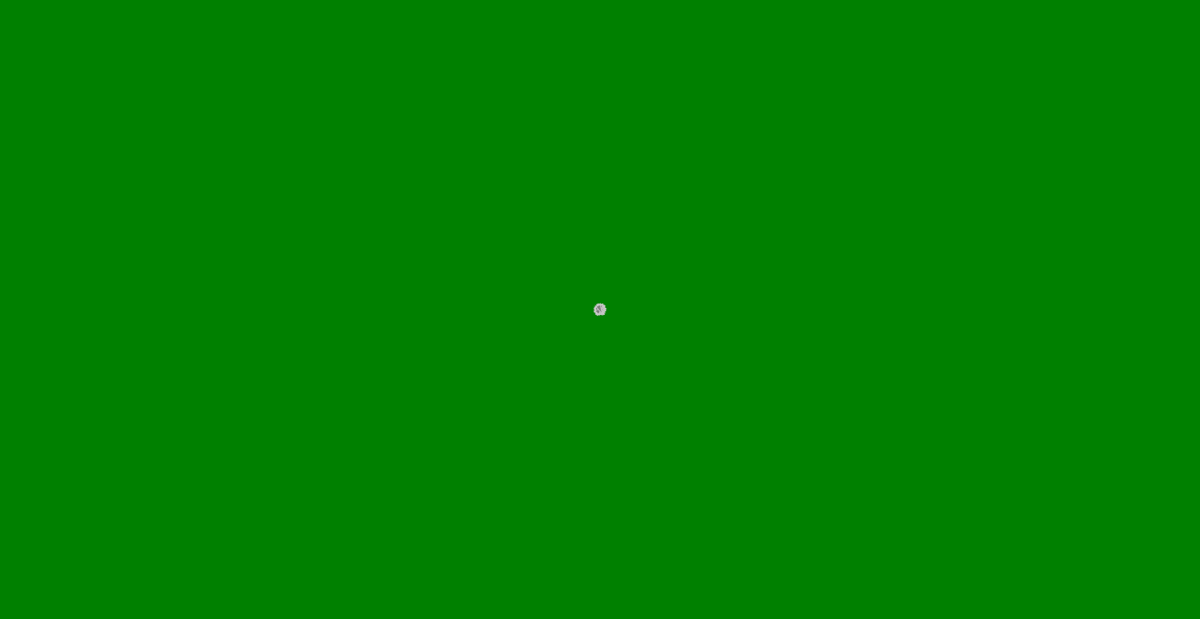
Frame 1 (no input)
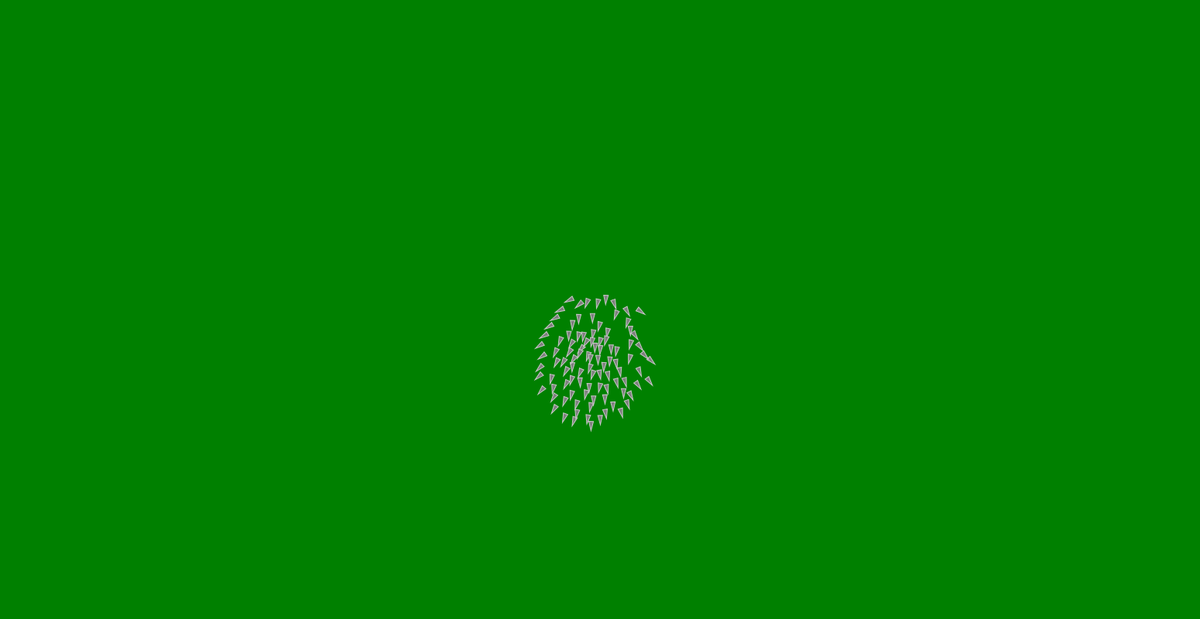
Frame 60 (no input)
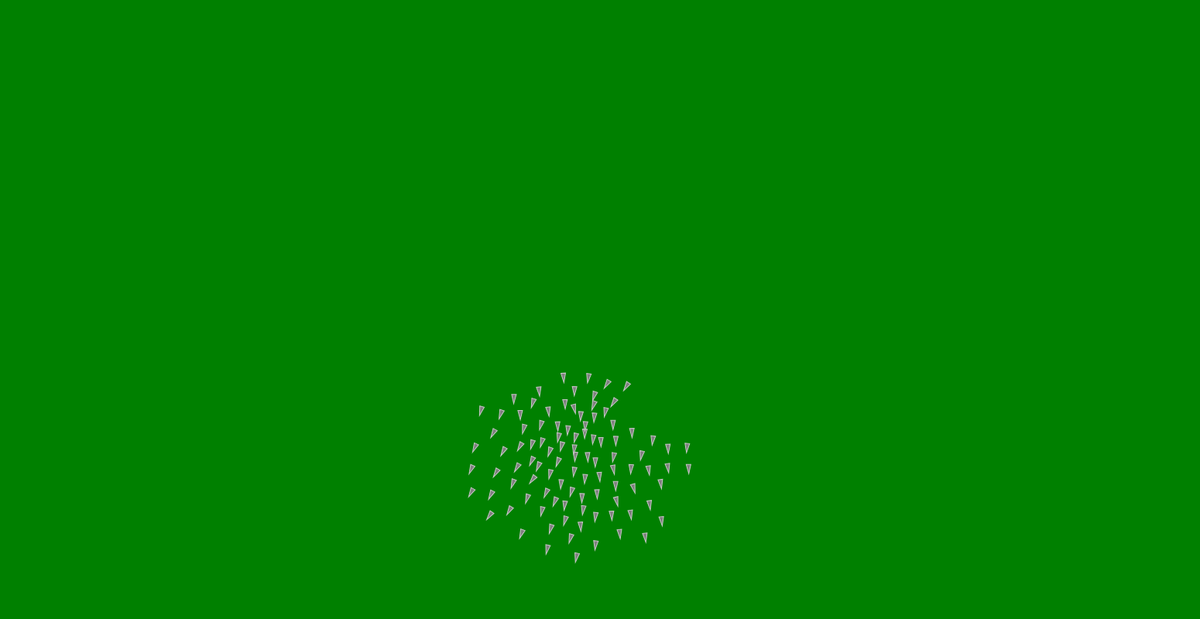
Frame 120 (the mouse pressed at the canvas centre since frame 60)

The p5.js sketch that drew these frames (run headless with seeded random() and noise() and a simulated clock; from frame 60 on, the mouse is pressed at the canvas centre):

// p5.js sketch
// ── sketch.js
let flock;

function setup() {
  createCanvas(1550, 800);
  createP("Professor-Rafael");

  flock = new Flock();
  // Add an initial set of boids into the system
  for (let i = 0; i < 100; i++) {
    let b = new Boid(width / 2,height / 2);
    flock.addBoid(b);
  }
}

function draw() {
  background("green");
  flock.run(100);
}

// Add a new boid into the System
function mouseDragged() {
  flock.addBoid(new Boid(mouseX, mouseY));
}

// The Nature of Code
// Daniel Shiffman
// http://natureofcode.com

// Flock object
// Does very little, simply manages the array of all the boids

function Flock() {
  // An array for all the boids
  this.boids = []; // Initialize the array
}

Flock.prototype.run = function() {
  for (let i = 0; i < this.boids.length; i++) {
    this.boids[i].run(this.boids);  // Passing the entire list of boids to each boid individually
  }
}

Flock.prototype.addBoid = function(b) {
  this.boids.push(b);
}

// The Nature of Code
// Daniel Shiffman
// http://natureofcode.com

// Boid class
// Methods for Separation, Cohesion, Alignment added

function Boid(x, y) {
  this.acceleration = createVector(0, 0);
  this.velocity = createVector(random(-1, 1), random(-1, 1));
  this.position = createVector(x, y);
  this.r = 3.0;
  this.maxspeed = 3;    // Maximum speed
  this.maxforce = 0.05; // Maximum steering force
}

Boid.prototype.run = function(boids) {
  this.flock(boids);
  this.update();
  this.borders();
  this.render();
}

Boid.prototype.applyForce = function(force) {
  // We could add mass here if we want A = F / M
  this.acceleration.add(force);
}

// We accumulate a new acceleration each time based on three rules
Boid.prototype.flock = function(boids) {
  let sep = this.separate(boids);   // Separation
  let ali = this.align(boids);      // Alignment
  let coh = this.cohesion(boids);   // Cohesion
  // Arbitrarily weight these forces
  sep.mult(1.5);
  ali.mult(1.0);
  coh.mult(1.0);
  // Add the force vectors to acceleration
  this.applyForce(sep);
  this.applyForce(ali);
  this.applyForce(coh);
}

// Method to update location
Boid.prototype.update = function() {
  // Update velocity
  this.velocity.add(this.acceleration);
  // Limit speed
  this.velocity.limit(this.maxspeed);
  this.position.add(this.velocity);
  // Reset accelertion to 0 each cycle
  this.acceleration.mult(0);
}

// A method that calculates and applies a steering force towards a target
// STEER = DESIRED MINUS VELOCITY
Boid.prototype.seek = function(target) {
  let desired = p5.Vector.sub(target,this.position);  // A vector pointing from the location to the target
  // Normalize desired and scale to maximum speed
  desired.normalize();
  desired.mult(this.maxspeed);
  // Steering = Desired minus Velocity
  let steer = p5.Vector.sub(desired,this.velocity);
  steer.limit(this.maxforce);  // Limit to maximum steering force
  return steer;
}

Boid.prototype.render = function() {
  // Draw a triangle rotated in the direction of velocity
  let theta = this.velocity.heading() + radians(90);
  fill(127);
  stroke(200);
  push();
  translate(this.position.x, this.position.y);
  rotate(theta);
  beginShape();
  vertex(0, -this.r * 2);
  vertex(-this.r, this.r * 2);
  vertex(this.r, this.r * 2);
  endShape(CLOSE);
  pop();
}

// Wraparound
Boid.prototype.borders = function() {
  if (this.position.x < -this.r)  this.position.x = width + this.r;
  if (this.position.y < -this.r)  this.position.y = height + this.r;
  if (this.position.x > width + this.r) this.position.x = -this.r;
  if (this.position.y > height + this.r) this.position.y = -this.r;
}

// Separation
// Method checks for nearby boids and steers away
Boid.prototype.separate = function(boids) {
  let desiredseparation = 25.0;
  let steer = createVector(0, 0);
  let count = 0;
  // For every boid in the system, check if it's too close
  for (let i = 0; i < boids.length; i++) {
    let d = p5.Vector.dist(this.position,boids[i].position);
    // If the distance is greater than 0 and less than an arbitrary amount (0 when you are yourself)
    if ((d > 0) && (d < desiredseparation)) {
      // Calculate vector pointing away from neighbor
      let diff = p5.Vector.sub(this.position, boids[i].position);
      diff.normalize();
      diff.div(d);        // Weight by distance
      steer.add(diff);
      count++;            // Keep track of how many
    }
  }
  // Average -- divide by how many
  if (count > 0) {
    steer.div(count);
  }

  // As long as the vector is greater than 0
  if (steer.mag() > 0) {
    // Implement Reynolds: Steering = Desired - Velocity
    steer.normalize();
    steer.mult(this.maxspeed);
    steer.sub(this.velocity);
    steer.limit(this.maxforce);
  }
  return steer;
}

// Alignment
// For every nearby boid in the system, calculate the average velocity
Boid.prototype.align = function(boids) {
  let neighbordist = 50;
  let sum = createVector(0,0);
  let count = 0;
  for (let i = 0; i < boids.length; i++) {
    let d = p5.Vector.dist(this.position,boids[i].position);
    if ((d > 0) && (d < neighbordist)) {
      sum.add(boids[i].velocity);
      count++;
    }
  }
  if (count > 0) {
    sum.div(count);
    sum.normalize();
    sum.mult(this.maxspeed);
    let steer = p5.Vector.sub(sum, this.velocity);
    steer.limit(this.maxforce);
    return steer;
  } else {
    return createVector(0, 0);
  }
}

// Cohesion
// For the average location (i.e. center) of all nearby boids, calculate steering vector towards that location
Boid.prototype.cohesion = function(boids) {
  let neighbordist = 50;
  let sum = createVector(0, 0);   // Start with empty vector to accumulate all locations
  let count = 0;
  for (let i = 0; i < boids.length; i++) {
    let d = p5.Vector.dist(this.position,boids[i].position);
    if ((d > 0) && (d < neighbordist)) {
      sum.add(boids[i].position); // Add location
      count++;
    }
  }
  if (count > 0) {
    sum.div(count);
    return this.seek(sum);  // Steer towards the location
  } else {
    return createVector(0, 0);
  }
}
